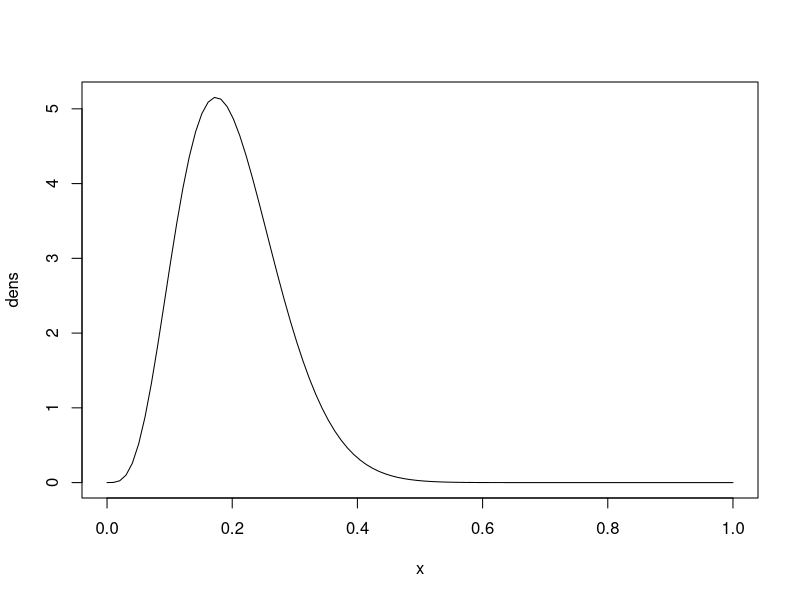

This chart was generated by the following R code:
# CODE1312MH 
# MODIFIED FROM CODE1213XTRA TO USE A MH STEP FOR THE FAM VARIANCE
# CORRELATED PROBIT MODEL
# USES A MH STEP TO SAMPLE THE fcpd OF FAMILY VARIANCE

rm(list=ls()) # Clear the workspace
set.seed(77131)

require(graphics)
# GENERATE CORRELATED (FULL-SIBS) BINARY DATA  (THRESHOLD MODEL)
#install.packages("MCMCpack", .libPaths()[1])
#install.packages("mvtnorm", .libPaths()[1])
library(mvtnorm)
#library(MCMCpack)
# INITIALISE PARAMETERS
p0 <- 0.5
mu <- qnorm(p0)
iccfs<-0.15 #INTRACLASS CORRELATION FS
# VARIANCE BETWEEN FAMILIES: iccfs /(1- iccfs)
iccfs /(1- iccfs)
# PHENOTYPIC VARIANCE: 1/(1-iccfs)
nfs<-500 # NUMBER OF FULL-SIB FAMILIES
fs<-3 #FULL-SIB FAMILY SIZE
# SET DATA Y= 0
y<-matrix(data=0,nrow=fs*nfs,ncol=1)
# x IS COLUMN MATRIX WITH FAMILY ID (ID=1,.,nfs)
x<-matrix(data=0,nrow=fs*nfs,ncol=1)
# GENERATE NFS FULL-SIB EFFECTS f
f<-rnorm(nfs,mean=0,sd=sqrt(iccfs/(1-iccfs)))
# SET COUNTER c EQUAL TO ZERO 
# (c = nfs*fs IS EQUAL TO THE LENGTH OF BINARY DATA VECTOR y)
c<-0
##########################################################
####  GENERATE BINARY RECORDS Y
f<-rnorm(nfs,mean=0,sd=sqrt(iccfs/(1-iccfs)))
p <- pnorm(mu+f)
y <- rbinom(nfs*fs,1,rep(p,each=fs))
w <- rep(1:nfs,each=fs)
d<-data.frame(w,y)
family <- w
family <- as.factor(family)
Z<-model.matrix(~0+family)
# WITH INDEPENDENT FAMLIES Z'Z IS DIAGONAL
ztz<-rep(fs,nfs)
#CHOOSE LENGTH OF CHAIN rep
rep<-5000
result<-matrix(data=NA,nrow=rep,ncol=3)
# INITIALISE LIABILITY VECTOR u
u<-rep(0,fs*nfs)
#INITIALISE THE VECTOR OF FAMILIY EFFECTS fam
fam<-rep(0,nfs)
# INITIALISE BETWEEN FAMILY VARIANCE COMPONENT vf
vf<-0.020
# INITIALISE THE MEAN (HERE BETA, A SCALAR)
beta<-0
#START GIBBS LOOP
accept <- 0 # ACCEPT COUNT FOR THE MH STEP
ptm<-proc.time()
for (i in 1:rep)
{
  print (i)
  zfam <- Z%*%fam
  # SAMPLE BETA
  betahat<-sum(u-zfam)/(fs*nfs)
  beta<-rnorm(1,mean=betahat,sd=sqrt(1/(fs*nfs)))
  # SAMPLE LIABILITIES u FROM A TN(beta+Zf,1)
  av<-beta+ zfam # MEAN OF UNTRUNCATED NORMAL(mu+Zf,1)
  prob<-pnorm(-av)
  interm<-( prob *(1-y)+(1- prob)*y)*runif(fs*nfs)+ prob*y
  interm[interm==1]<-0.999
  u<-qnorm(interm)+av
  # END SAMPLING LIABILITIES u
  # SAMPLE FAMILY EFFECTS fam
  varfam<-1/(fs+(1/vf))
  fammean<-varfam*(t(Z)%*%(u-beta))
  fam<-rnorm(nfs,mean=fammean, sd=sqrt(varfam))
  #################################################
  # METROPOLIS-HASTINGS STEP FOR vf
  #################################################
  # SAMPLE PROPOSAL yvf FROM A BETA a=5, b derived to ensure
  # that the mode is equal to the current vf [mode=vf=(a-1)/(a+b-2)]
  # Calculate hyperparameter b for beta-proposal
  b <- (4-3*vf)/vf # ASSUMES a=5
  yvf <- rbeta(1,5,b) # PROPOSAL
  # NUMERATOR ACCEPTANCE PROBABILITY (expressed on the logscale)
  nuf <- nfs-2
  ftf<-sum(fam*fam)
  # FLAT PRIOR FOR Vf
#  numalfa <- -((nuf/2)+1)*log(yvf)-(ftf/(2*yvf))+4*log(vf)+(b-1)*log(1-vf)
  # PRIOR FOR Vf: Be(5,20)
  numalfa <- -((nuf/2)+1)*log(yvf)-(ftf/(2*yvf))+4*log(vf)+(b-1)*log(1-vf)+
    4*log(yvf)+19*log(1-yvf)
  # PRIOR FOR Vf: Be(2,2)
#  numalfa <- -((nuf/2)+1)*log(yvf)-(ftf/(2*yvf))+4*log(vf)+(b-1)*log(1-vf)
#  +log(yvf)+log(1-yvf)

  # DENOMINATOR ACCEPTANCE PROBABILITY:
#  denomalfa <-  -((nuf/2)+1)*log(vf)-(ftf/(2*vf))+4*log(yvf)
  +(b-1)*log(1-yvf)
  denomalfa <-  -((nuf/2)+1)*log(vf)-(ftf/(2*vf))+4*log(yvf)+(b-1)*log(1-yvf)+
    4*log(vf)+19*log(1-vf)
#  denomalfa <-  -((nuf/2)+1)*log(vf)-(ftf/(2*vf))+4*log(yvf)+(b-1)*log(1-yvf)
#  +log(vf)+log(1-vf)

  
  alfa <- exp(numalfa-denomalfa)
  unif <- runif(1)
  if(unif < alfa){
    vf <- yvf
    result[i,]<-c(i,beta,vf)
    accept <- accept+1
  }  else {
  result[i,]<-c(i,beta,vf)
  } 
}
proc.time()-ptm
# CONSTRUCT THE DERIVED PARAMETER "HERITABILITY" herit
herit <- 2*result[,3]/(result[,3]+1)
meanbeta <- mean(result[,2])
meanbeta
meanvf <- mean(result[,3])
meanvf
meanher <- mean(herit)
meanher
cibeta <- quantile(result[,2],c(0.025,0.975))
cibeta
civf <- quantile(result[,3],c(0.025,0.975))
civf
ciher <- quantile(herit,c(0.025,0.975))
ciher
#####################################################
## PLOT THE BETA PRIOR
a <- 5
b <- 20
x<-seq(0,1,length=100)
dens<-dbeta(x,a,b)
plot(x,dens,type='l')
mode <- (a-1)/(a+b-2)
mode
quantile(rbeta(1000000,a,b),c(0.025,0.975))
